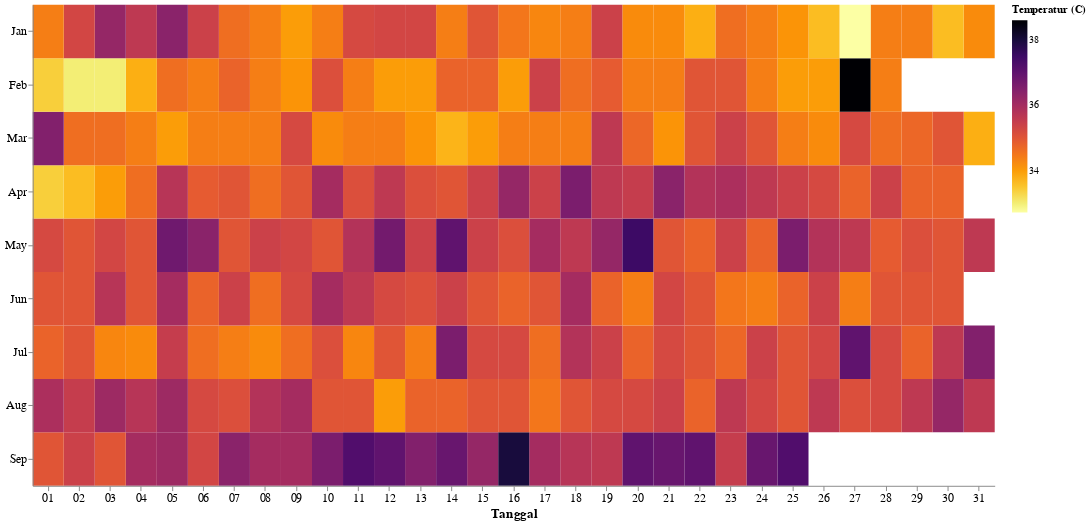

The cell this chart's notebook holds for it:
### Code cell
calendar = generate_calendar(max_temperature)

calendar

### Figure 1 — Vega-Lite specification as saved in the notebook (floating-point values rounded to 4 significant figures; data arrays with more than 128 entries replaced by an {"elided": "..."} marker saying what was removed)
{"config": {"view": {"continuousWidth": 300, "continuousHeight": 300, "strokeWidth": 0}, "axis": {"labelFontSize": 12, "titleFontSize": 14}}, "data": {"name": "data-7b6da8e4e0a13deef074664d5a627537"}, "mark": {"type": "rect"}, "encoding": {"color": {"field": "max_temp_c", "legend": {"title": ["Temperatur (C)"]}, "scale": {"reverse": true, "scheme": "inferno"}, "type": "quantitative"}, "tooltip": [{"field": "max_temp_c", "title": "Temperatur Maksimum: ", "type": "quantitative"}], "x": {"field": "date", "timeUnit": "date", "title": "Tanggal", "type": "ordinal"}, "y": {"field": "date", "timeUnit": "month", "title": "", "type": "ordinal"}}, "height": 500, "width": 1000, "$schema": "https://vega.github.io/schema/vega-lite/v5.14.1.json", "datasets": {"data-7b6da8e4e0a13deef074664d5a627537": {"elided": "268 records"}}}
